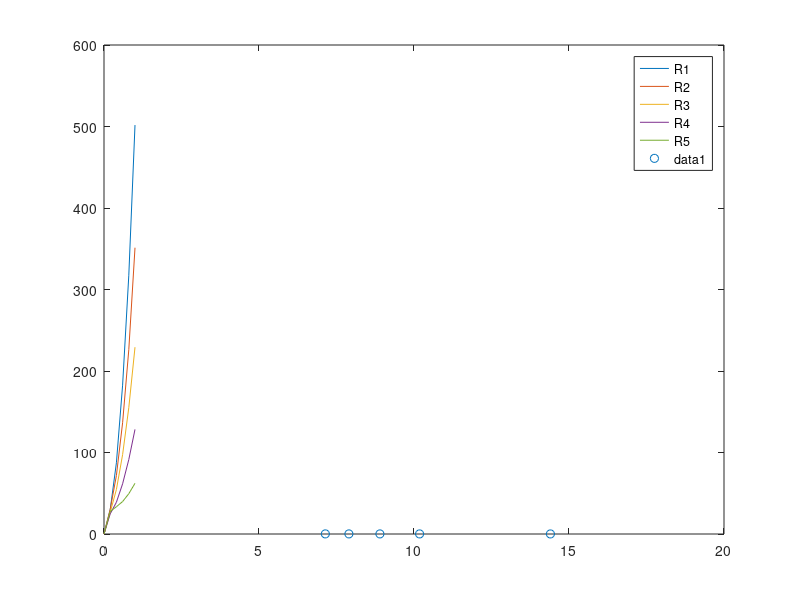
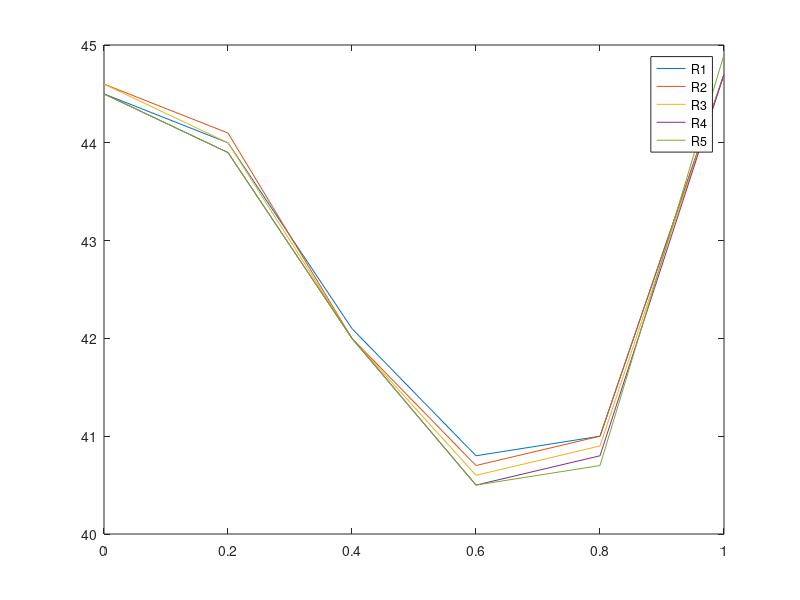
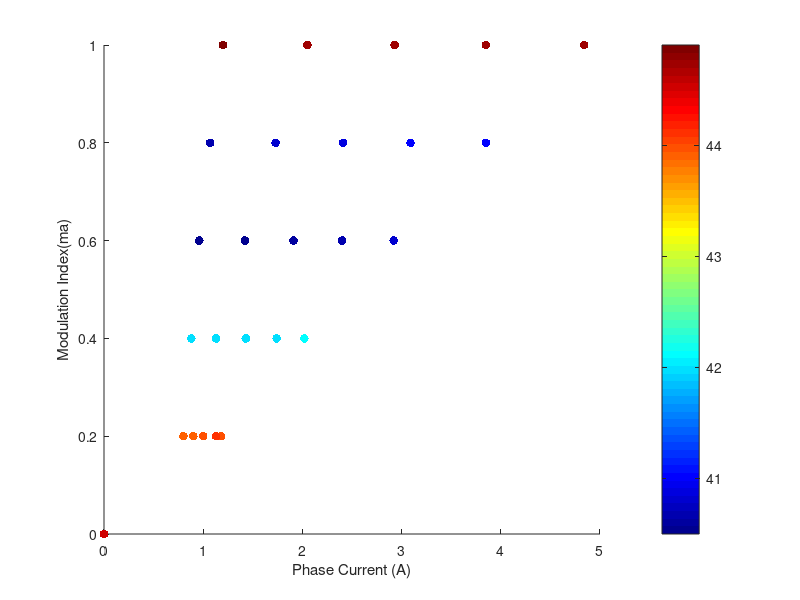

Write the MATLAB code that produced these figures, in order.
%% R1=7.14 R2=7.9 R3=8.9 R4=10.18 R5= 14.40]
% data is taken for ma=0:0.2:1;
R=[7.14 7.9 8.9 10.18 14.4];
ma= 0:0.2:1;
IphA_R1=  [0	1.18	2.02	2.92	3.85	4.84];
       
IphA_R2=  [0	1.13	1.74	2.4	    3.09	3.85 ];
        
IphA_R3=  [0	1	    1.43	    1.91	2.41	2.93];
     
IphA_R4= [ 0	0.9 	1.13	1.42	1.73	2.05 ];
       
IphA_R5=  [0	0.8	    0.88	    0.96	1.07	1.2 ];
 
%% 
figure();
plot(ma,3*IphA_R1.^2*R(1));
hold on;
plot(ma,3*IphA_R2.^2*R(2));
hold on;
plot(ma,3*IphA_R3.^2*R(3));
hold on;
plot(ma,3*IphA_R4.^2*R(4));
hold on;
plot(ma,3*IphA_R5.^2*R(5));
hold on;
legend("R1","R2","R3","R4","R5")

%% 
X= 5e-3*50*2*pi;
scatter(R,R./sqrt(X^2+R.^2)./sqrt(X^2+R.^2))
hold on;

%%

Vout_R1=  [44.5	 44	    42.1	    40.8	41	   44.7];
        
Vout_R2=  [44.6	 44.1	42	        40.7	41	   44.7 ];
        
Vout_R3=  [44.6	 44	    42	        40.6    40.9    44.7 ];
        
Vout_R4=  [44.5	 43.9	42	        40.5	40.8	44.7];
       
Vout_R5=  [44.5  43.9	42	        40.5	40.7	44.9 ];
 
%%
figure();
plot(ma,Vout_R1);
hold on;
plot(ma,Vout_R2);
hold on;
plot(ma,Vout_R3);
hold on;
plot(ma,Vout_R4);
hold on;
plot(ma,Vout_R5);
hold on;
legend("R1","R2","R3","R4","R5")

%%

m=[ma,ma,ma,ma,ma];
Vout=[Vout_R1,Vout_R2,Vout_R3,Vout_R4,Vout_R5];
IphA =[IphA_R1,IphA_R2,IphA_R3,IphA_R4,IphA_R5];

%%
figure();
[x,y]=meshgrid(IphA,ma);
Vout2=[Vout;Vout;Vout;Vout;Vout;Vout];

scatter(IphA,m,40,Vout,'Filled')
hold on;
colormap('Jet')
colorbar
ylabel('Modulation Index(ma)')
xlabel('Phase Current (A)')
%%
